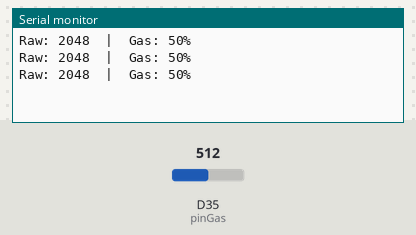
Recording of a sketch running on a simulated Arduino Due. On the bench: the last lines printed to the serial monitor. The test bench sets the inputs (shaded band); at power-on: D35 (pinGas) = 512 (analog values on the 0–1023 scale).

Above: at 1.3 s.
1.4 s: D35 (pinGas) set to 716
At 1.9 s:
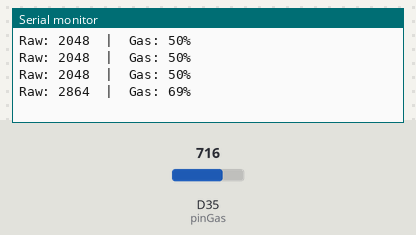
2.9 s: D35 (pinGas) set to 900
At 3.4 s:
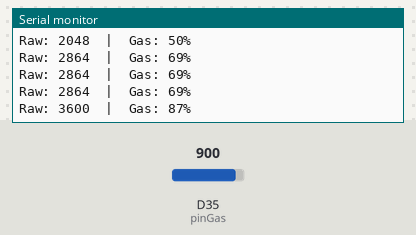
Timing chart, 0 to 5.9 s (numbered marks = the images above; inputs shaded):
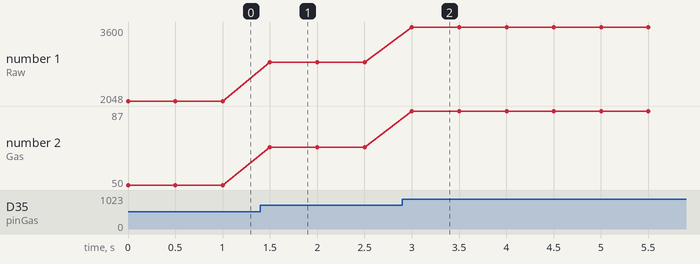

Measured:
- after the input at 1.4 s, the serial monitor: prints a new line after 0.10 s (image 1)
- after the input at 2.9 s, the serial monitor: prints a new line after 0.10 s (image 2)
- plotted number 1: 2048 → 2864 after the input at 1.4 s, 2864 → 3600 after the input at 2.9 s
- plotted number 2: 50 → 69 after the input at 1.4 s, 69 → 87 after the input at 2.9 s

The sketch:

prueba_pote.ino
```cpp
// Prueba pote
const int pinGas = 35; // Pin analógico - simula el MQ-2


void setup() {
  Serial.begin(115200);
  analogReadResolution(12); // 0-4095
}


void loop() {
  int lecturaRaw = analogRead(pinGas);


  // Mapeamos de 0-4095 a 0-100%
  int gasPorcentaje = map(lecturaRaw, 0, 4095, 0, 100);


  Serial.print("Raw: ");
  Serial.print(lecturaRaw);
  Serial.print("  |  Gas: ");
  Serial.print(gasPorcentaje);
  Serial.println("%");


  delay(500);
}
```
